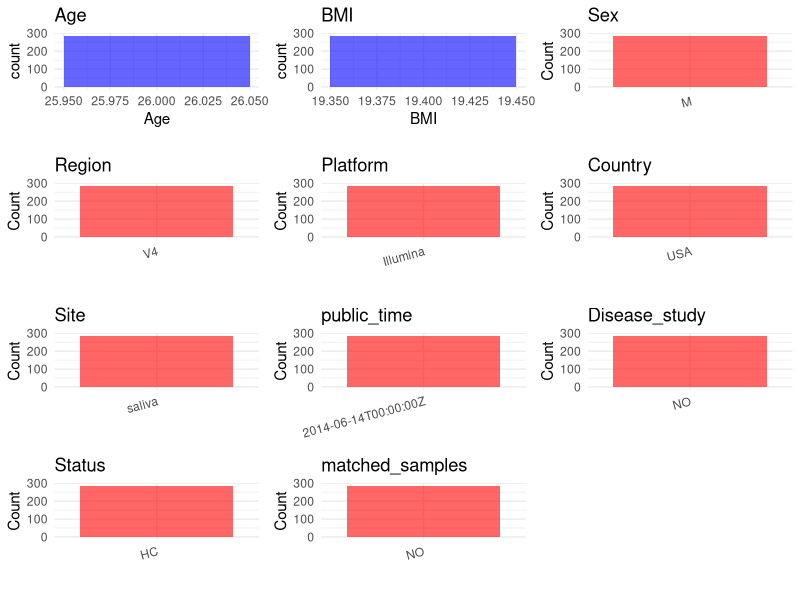

The R script that drew this image: (Note: this script raises an error after producing the figure.)
## ---- chunk 1
# Load necessary libraries
library(dplyr)
library(ggplot2)
library(cowplot)

# Set working directory (update this path to your local directory)
setwd("D:/oral_project/PRJEB6518")

# Read the initial metadata files
initial_meta<-read.csv("SraRunTable.csv",header = T)

# Combine the two metadata files
#meta <- rbind(initial_meta, initial_meta1)

#Remove entries non-oral samples
#initial_meta <- subset(initial_meta,isolate %in% c("saliva","tongue coat"))

# Check the number of samples containing "HT" in Sample.Name (e.g., healthy controls)
#nrow(subset(meta, grepl("HT", Sample.Name)))

# Display the first few rows of the metadata
head(initial_meta)
## ---- chunk 2
# Create a uniform metadata dataframe
metadata <- data.frame(
  BioProject = initial_meta$BioProject,
  Run = initial_meta$Run,
  sample_name = initial_meta$Sample_name,
  Age = initial_meta$AGE,
  BMI = initial_meta$body_mass_index,
  Sex=initial_meta$sex,
  Region = initial_meta$target_subfragment..exp.,
  Platform = initial_meta$platform..exp.,
  Country = initial_meta$geo_loc_name_country,
  Site = gsub("UBERON:", "", initial_meta$body_site),
  public_time = initial_meta$ReleaseDate,
  PCR_primers = initial_meta$pcr_primers..exp.,
  stringsAsFactors = FALSE
)
## ---- chunk 3
metadata <- metadata %>%
  mutate(Sex = recode(Sex, "48" = "F", "47" = "M"))
## ---- chunk 4
# Add information obtained from the publication
metadata$title <- "Host lifestyle affects human microbiota on daily timescales"
metadata$Disease_study <- "NO"
# Assign disease status based on sample_name patterns
metadata$Status <- "HC"

#get subjects id with Saliva available
keep_subjects<-subset(metadata,Site %in% "saliva")
#remove subjects without Saliva samples
metadata<-subset(metadata,sample_name %in% keep_subjects$sample_name)
#get subjects sampling counts
sample_counts <- table(metadata$sample_name)
# Create matched_samples column, any subjects have >=2 samples will be label "YES", otherwise "NO"
metadata$matched_samples <- ifelse(metadata$sample_name %in% names(sample_counts[sample_counts >= 2]), "YES", "NO")
## ---- chunk 5
# Check the number of unique runs and sample names
print(paste("Number of unique runs:", length(unique(metadata$Run))))
print(paste("Number of unique sample names:", length(unique(metadata$sample_name))))
## ---- chunk 6
# Select columns for visualization
plot_data <- metadata %>%
  select(-BioProject, -Run, -sample_name, -title)

# Function to create simple plots for each column
create_simple_plots <- function(data) {
  plots <- list()
  
  for (col in colnames(data)) {
    # Check if the column is all NA
    if (all(is.na(data[[col]]))) {
      # Create an empty plot with text indicating all NA
      p <- ggplot() +
        annotate("text", x = 0.5, y = 0.5, label = "this column is NA", size = 6) +
        labs(title = col) +
        theme_void()
    } else if (is.numeric(data[[col]])) {
      # Numeric variable: histogram
      p <- ggplot(data, aes(x = .data[[col]])) +
        geom_histogram(fill = "blue", alpha = 0.6, bins = 20, na.rm = TRUE) +
        labs(title = col) +
        theme_minimal()
    } else {
      # Categorical variable: bar plot (remove NA values)
      count_data <- as.data.frame(table(data[[col]], useNA = "ifany"))
      p <- ggplot(count_data, aes(x = reorder(Var1, -Freq), y = Freq)) +
        geom_col(fill = "red", alpha = 0.6) +
        labs(title = col, x = NULL, y = "Count") +
        theme_minimal() +
        theme(axis.text.x = element_text(angle = 15, hjust = 1))
    }
    plots[[col]] <- p
  }
  
  return(plots)
}

# Generate and arrange plots
plots <- create_simple_plots(plot_data)
p<-plot_grid(plots$Age, 
          plots$BMI, 
          plots$Sex, 
          plots$Region, 
          plots$Platform, 
          plots$Country, 
          plots$Site,
          plots$public_time, 
          plots$Disease_study,
          plots$Status,
          plots$matched_samples,# add 
          ncol = 3, align = "hv", axis = "lb")
ggsave("Metadata_Summary.png", plot = p, width = 8, height = 6, dpi = 150)
## ---- chunk 7
knitr::include_graphics("Metadata_Summary.png")
## ---- chunk 8
# Reorder columns to match the desired format
metadata <- metadata[, c(
  "BioProject", "Run", "sample_name", "Age", "BMI", "Sex", 
  "Region", "Platform", "Country", "Site", "public_time", 
  "PCR_primers", "title", "Disease_study", "Status","matched_samples"
)]

# Export the uniform metadata to a CSV file
write.csv(metadata, file = "metadata.csv", quote = FALSE)
head(metadata)
